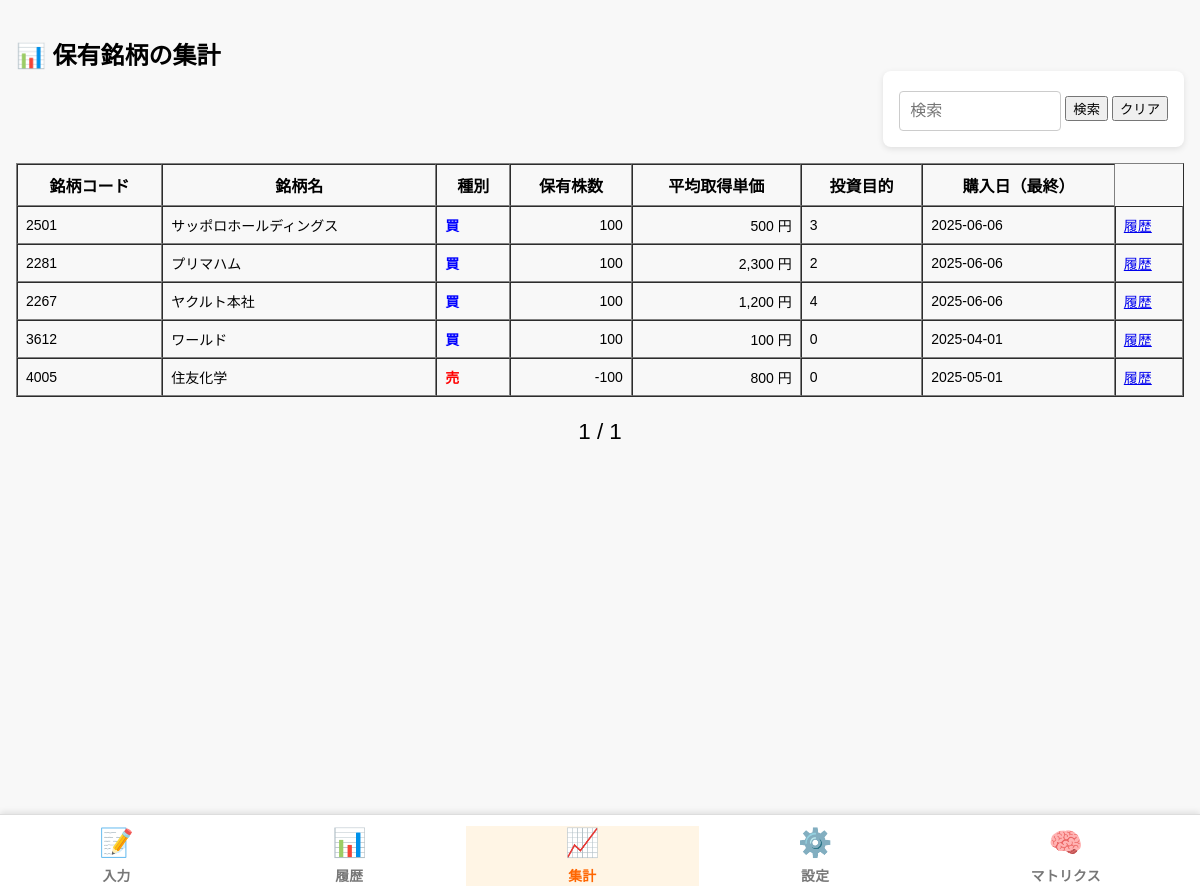
Page /summary on the committed database.
### tables this page shows
CREATE TABLE trades (
          id INTEGER PRIMARY KEY AUTOINCREMENT,
           type TEXT,
           stock TEXT,
           price REAL,
           quantity INTEGER,
            total REAL,
            date TEXT,
          feeling INTEGER,
          memo TEXT,
           parent_id INTEGER,
           code TEXT,  -- ← これを追加！
        remaining_quantity INTEGER
               , purpose TEXT);

### cocotoshi.py (the view)
@app.route("/summary")
def summary():
    with sqlite3.connect(DATABASE) as conn:
        c = conn.cursor()
        c.execute("""
            SELECT
    code,
    stock,
    purpose,
    SUM(CASE WHEN type='buy' THEN quantity ELSE 0 END)
    - SUM(CASE WHEN type='sell' THEN quantity ELSE 0 END) AS holding,

    ROUND(
      CASE
        WHEN SUM(CASE WHEN type='buy' THEN quantity ELSE 0 END)
             - SUM(CASE WHEN type='sell' THEN quantity ELSE 0 END) > 0 THEN
          SUM(CASE WHEN type='buy' THEN price * quantity ELSE 0 END)
          / NULLIF(SUM(CASE WHEN type='buy' THEN quantity ELSE 0 END), 0)
        WHEN SUM(CASE WHEN type='buy' THEN quantity ELSE 0 END)
             - SUM(CASE WHEN type='sell' THEN quantity ELSE 0 END) < 0 THEN
          SUM(CASE WHEN type='sell' THEN price * quantity ELSE 0 END)
          / NULLIF(SUM(CASE WHEN type='sell' THEN quantity ELSE 0 END), 0)
        ELSE 0
      END
    ) AS avg_price,

    CASE
      WHEN SUM(CASE WHEN type='buy' THEN quantity ELSE 0 END)
           - SUM(CASE WHEN type='sell' THEN quantity ELSE 0 END) > 0 THEN
        MAX(CASE WHEN type='buy' THEN date END)
      WHEN SUM(CASE WHEN type='buy' THEN quantity ELSE 0 END)
           - SUM(CASE WHEN type='sell' THEN quantity ELSE 0 END) < 0 THEN
        MAX(CASE WHEN type='sell' THEN date END)
      ELSE NULL
    END AS last_trade_date

FROM trades
WHERE code IS NOT NULL
GROUP BY code, stock, purpose
HAVING holding != 0
ORDER BY stock
        """)
        summary_data = c.fetchall()
    page = int(request.args.get('page', 1))
    per_page = 12
    total = len(summary_data)
    total_pages = ceil(total / per_page)
    start = (page - 1) * per_page
    end = start + per_page
    summary_data_page = summary_data[start:end]
    return render_template(
        "summary.html",
        summary_data=summary_data_page,
        page=page,
        total_pages=total_pages,
        current="summary"
    )

### templates/summary.html (shortened to what this page needs)
{% extends "layout.html" %}
{% block content %}
<h2 style="margin-bottom:0;">📊 保有銘柄の集計</h2>
<div style="width:100%; max-width:1200px; margin:0 auto 1em auto; display:flex; justify-content:flex-end;">
  <form method="get" action="/summary" style="display:flex; gap:4px; align-items:center;">
    <input type="text" name="q" placeholder="検索" value="{{ request.args.get('q', '') }}" style="width: 140px;">
    <button type="submit">検索</button>
    <button type="button" id="clear-btn">クリア</button>
  </form>
</div>
<div style="overflow-x: auto;">
  <table style="min-width: 800px; white-space: nowrap;" border="1" cellpadding="8" cellspacing="0">
    <thead>
      <tr>
    <th>銘柄コード</th>
    <th>銘柄名</th>
    <th>種別</th>
    <th>保有株数</th>
    <th>平均取得単価</th>
    <th>投資目的</th>
    <th>購入日（最終）</th>
  </tr>
</thead>
<tbody>
  {% for row in summary_data %}
  <tr>
    <td>{{ row[0] }}</td>
    <td>{{ row[1] }}</td>
    <td>
      {% if row[3]|int >= 0 %}
        <span style="color: blue; font-weight: bold;">買</span>
      {% else %}
        <span style="color: red; font-weight: bold;">売</span>
      {% endif %}
    </td>
    <td style="text-align:right;">{{ "{:,}".format(row[3]|int) }}</td>
    <td style="text-align:right;">{{ "{:,}".format(row[4]|int | abs) }} 円</td>
    <td>
      {% set purpose_icons = {
        '短期': '💹 短期',
        '長期': '📈 長期',
        '中期': '📊 中期',
        '優待': '🎁 優待',
        '配当': '💰 配当'
      } %}
      {{ purpose_icons.get(row[2], row[2] or '-') }}
    </td>
    <td>{{ row[5] or '-' }}</td>
    <td>
      <a href="/history?q={{ row[0] }}">履歴</a>
    </td>
  </tr>
  {% endfor %}
</tbody>
</table>
</div>
{% if page is defined and total_pages is defined and total_pages >= 1 %}
  <div class="pagination" style="text-align:center; margin: 1em 0 90px 0; font-size: 1.4em;">
    <span style="margin:0 8px;">{{ page }} / {{ total_pages }}</span>
  </div>
{% endif %}
{% endblock %}

### static/style.css (style rules this page uses)
html, body { min-height: 100vh !important; height: 100%; position: relative; }
body { font-family: sans-serif; margin: 0; background-color: #f8f8f8; padding: 1em 1em 70px 1em; }
form { background-color: white; padding: 1em; border-radius: 8px; box-shadow: 0 2px 6px rgba(0,0,0,0.1); margin-bottom: 0; }
input, select, textarea { width: 100%; padding: 10px; margin-top: 4px; border: 1px solid #ccc; border-radius: 4px; font-size: 1em; }
table { table-layout: auto !important; width: 100%; }
body, .matrix-page { min-height: 100vh; position: relative; }
.pagination { text-align: center; margin: 1em 0 90px 0; font-size: 1.4em; }
.pagination span { margin: 0 8px; }

### templates/layout.html (style rules this page uses)
td { font-size: 14px; vertical-align: middle; }

### rows in the picture
trades: code "2501", stock "サッポロホールディングス", shows "買", quantity "100", row "500", get "3", date "2025-06-06"
trades: code "2281", stock "プリマハム", shows "買", quantity "100", row "2,300", get "2", date "2025-06-06"
trades: code "2267", stock "ヤクルト本社", shows "買", quantity "100", row "1,200", get "4", date "2025-06-06"
trades: code "3612", stock "ワールド", shows "買", quantity "100", get "0", date "2025-04-01"
trades: code "4005", stock "住友化学", shows "売", row "-100", row "800", get "0", date "2025-05-01"

### other values in the picture
{{ page }} "1"
{{ total_pages }} "1"
